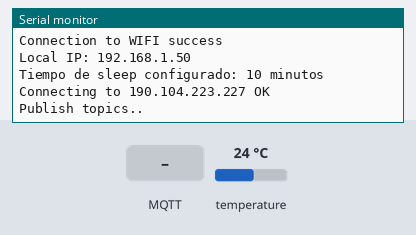
The program below on a simulated ESP8266 (NodeMCU). Shown: the last lines printed to the serial monitor. The inputs (shaded band) are chosen by the test bench; at power-on: temperature 24 °C. WiFi joins after 1.5 s; servers stay silent unless stated; EEPROM starts erased; no MQTT or app messages arrive unless stated.

Above: at 2.9 s.
3.0 s: MQTT message "1" arrives on the first subscribed topic
At 3.5 s:
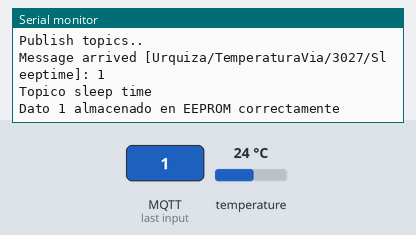
4.5 s: MQTT message "200" arrives on the first subscribed topic
At 5.5 s:
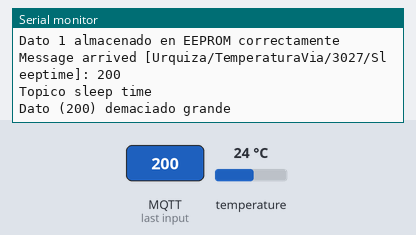
6.0 s: MQTT message "on" arrives on the first subscribed topic
At 6.8 s:
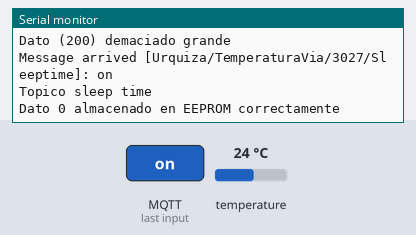
7.5 s: MQTT message "0" arrives on the first subscribed topic
At 8.7 s:
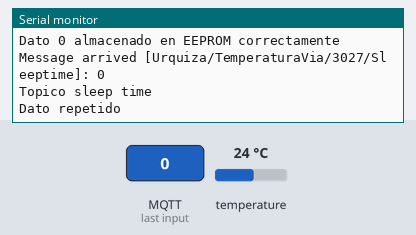
9.0 s: MQTT message "1" arrives on the second subscribed topic
At 10.1 s:
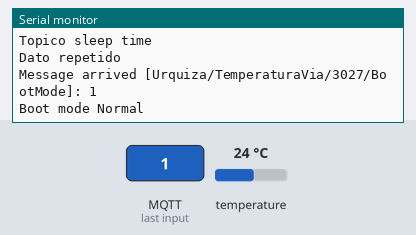
10.5 s: MQTT message "on" arrives on the second subscribed topic
At 11.2 s:
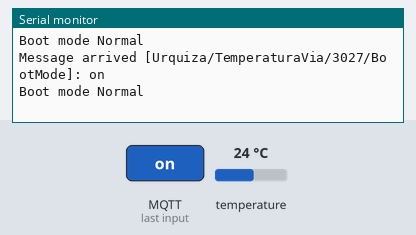

Measured:
- after the input at 3.0 s, the serial monitor: prints a new line at once (image 1)
- after the input at 4.5 s, the serial monitor: prints a new line at once (image 2)
- after the input at 6.0 s, the serial monitor: prints a new line at once (image 3)
- after the input at 7.5 s, the serial monitor: prints a new line at once (image 4)
- after the input at 9.0 s, the serial monitor: prints a new line at once (image 5)
- after the input at 10.5 s, the serial monitor: prints a new line at once (image 6)

The program:

main.cpp
```cpp
 /*
   Title: nodo iot
   brief: *
   rev: 1.51
   nota: -
   author: Luca Agostini
   */

#include <Arduino.h>
#include <ESP8266WiFi.h>
#include <PubSubClient.h>
#include <OneWire.h>
#include <SoftwareSerial.h>
#include <EEPROM.h>
#include <ESP8266WebServer.h>
#include <ESP8266mDNS.h>
#include <ESP8266HTTPUpdateServer.h>
#include <ESP8266HTTPClient.h>
#include <DallasTemperature.h>
#include <defines.h>
#include <prototypes.h>
#include <Arduino_JSON.h>

SoftwareSerial SerialAT(13, 15); // RX, TX
OneWire oneWire(ONE_WIRE_BUS);

DallasTemperature sensors(&oneWire);

//MQTT login
const char* broker = "190.104.223.227";
const uint16_t brokerPort = 27001;
//const char* broker = "10.128.2.137";
//const uint16_t brokerPort = 1883;

const char MQTT_clientID[] = SENSOR_NAME;
const char MQTT_user[] = "iot";
const char MQTT_passworld[] = "iotiot";

//WIFI login
const char* ssid = "IOT";
const char* password = "T3mp@tUr@...";
const char *code_ver = "1.5";

//Topicos
const char* mainTopic = SENSOR_AREA"/TemperaturaVia/" SENSOR_NAME "/MainData";
const char* topicSleepTime = SENSOR_AREA"/TemperaturaVia/" SENSOR_NAME "/Sleeptime";
const char* topicBootMode = SENSOR_AREA"/TemperaturaVia/" SENSOR_NAME "/BootMode";


WiFiClient WIFI_client;
PubSubClient mqtt;
ESP8266WebServer httpServer(80);
ESP8266HTTPUpdateServer httpUpdater;

//#ifndef USE_PANEL
//  ADC_MODE(ADC_VCC);
//#endif

//Variables globales . son configurables desde el programa.
long lastReconnectAttempt = 0;
long timer1 = 0;
uint16_t sleepTime = 10; //minuntos
uint16_t bootMode = 1;

template<typename T>
void mqttPublish(const char* topic, T data)
{
  const int memSize = 200;

  char mem[memSize];
  String(data).toCharArray(mem, memSize);
  mqtt.publish(topic, mem);
}

connectionType currentConnectionType = _wifi;

void setup() {

  EEPROM.begin(4096);
  initializeSerial();
  initializeNetwork(currentConnectionType);
  setSleepTime();
  initializeMQTT();
  //initializePins();

  if (mqttConnect()) {
    suscribeMQTT();
  }

  httpUpdater.setup(&httpServer);
  httpServer.begin();

  sensors.begin();


  timer1 = millis();

}

void suscribeMQTT()
{
  mqtt.subscribe(topicSleepTime);
  mqtt.subscribe(topicBootMode);
}

void setSleepTime()
{
  charByte eepromData;

  for (uint8_t i = 0; i < DATA_LENGTH ; i++)
  {
    eepromData.byteData[i] = EEPROM.read(EEPROM_ADDR_SLEEPTIME + i);
  }

  if (eepromData.uint16Data >= 1 && eepromData.uint16Data <= SLEEP_TIME_MAX)
  {
    sleepTime = eepromData.uint16Data;
  }

  Serial.print("\nTiempo de sleep configurado: ");
  Serial.print(sleepTime);
  Serial.print(" minutos\n");

}

void initializeSerial()
{
  // Set console baud rate
  Serial.begin(115200);
  delay(100);

  // Set GSM module baud rate
  SerialAT.begin(115200);
  delay(100);
}

void initializeNetwork(connectionType currentConnectionType)
{
  mqtt.setClient(WIFI_client);
  // We start by connecting to a WiFi network
  Serial.println();
  Serial.print("\nConnecting to ");
  Serial.println(ssid);

  WiFi.begin(ssid, password);
  Serial.println();

  if ( currentConnectionType == _wifi )
  {
    for (unsigned long start = millis(); millis() - start < CONNECTION_TIMEOUT; )
    {
      Serial.print(".");
      if (WiFi.status() == WL_CONNECTED)
      {
        Serial.print("\nConnection to WIFI success\n");
        Serial.print("Local IP: ");
        Serial.print(WiFi.localIP());
        return;
      }
      delay(500);
    }
    turnOffSystem();

  }
  else if ( currentConnectionType == _default )
  {
    for (unsigned long start = millis(); millis() - start < CONNECTION_TIMEOUT; )
    {
      Serial.print(".");
      if (WiFi.status() == WL_CONNECTED)
      {
        Serial.print("\nConnection success\n");
      }
      delay(500);
    }
    Serial.print("\nFailed to connect through wifi, trying to connect with gsm..\n");
    //connectThroughGSM();

  }

}

void initializeMQTT()
{
  // MQTT Broker setup
  mqtt.setServer(broker, brokerPort);
  mqtt.setCallback(mqttCallback);
}

bool mqttConnect()
{
  Serial.print("Connecting to ");
  Serial.print(broker);

  if (!mqtt.connect(MQTT_clientID, MQTT_user, MQTT_passworld))
  {
    Serial.println(" MQTT connection failed\n");

  }
  Serial.println(" OK");

  return mqtt.connected();
}

void checkMessages()
{
  if (mqtt.connected()) {
    mqtt.loop();
  }
  else {
    //mqttConnect();
  }

}

/*
   brief: Maquina de estados principal
*/
void execProgram()
{
  switch (bootMode)
  {
    case BOOT_MODE_NORMAL:
      execNormalMode();
      break;
    case BOOT_MODE_SERVER:
      execServerMode();
      break;
    default:
      execNormalMode();
      break;
  }
}

/*
   brief: Imp. de maquinas de estados
*/
void loop()
{
  checkMessages();
  execProgram();
}

/*
   brief: El programa se pone a la escucha de conexiones entrantes.
          Establece una conexion tcp/ip http
*/
void execServerMode()
{
  httpServer.handleClient();

  if (timer1 + BOOT_SERVER_TIMEOUT <= millis()) //si paso determinado tiempo, que se duerma
  {
    turnOffSystem();
  }
}

/*
   brief: El programa funciona en modo normal, se debe implementar:
 *        * Sensado de informacion externa
 *        * Pull de perisfericos (ej. : botones, pantalla etc.)
 *        * Publicacion de topicos (MQTT)
*/
void execNormalMode()
{
  static uint8_t isFirst = 1;

  if (mqtt.connected() && isFirst == 1)
  {
      publishTopics();
      isFirst = 0;
  }

  if (timer1 + BOOT_NORMAL_TIMEOUT <= millis()) //si paso determinado tiempo, que se duerma
  {

    turnOffSystem();
  }
}

/*
   brief: Ingreso a modo ahorro de energia
*/
void turnOffSystem()
{
#ifdef USE_PANEL
  Serial.print("\nTurning ESP to sleep mode for");
  Serial.print(sleepTime);
  Serial.print("minutes\n");
  ESP.deepSleep(sleepTime * 60e6);
#else
  Serial.print("\nBooting system..\n");
  ESP.restart();
#endif
}

/*
   brief: Callback de mensajes externos.
   nota: Prot. MQTT
*/
void mqttCallback(char* topic, byte * payload, unsigned int len)
{
  Serial.print("\nMessage arrived [");
  Serial.print(topic);
  Serial.print("]: ");
  Serial.write(payload, len);
  Serial.println();

  //TOPICO SLEEP
  if (strcmp(topicSleepTime, topic) == 0)
  {
    charByte data;

    Serial.print("\nTopico sleep time");

    for (uint8_t i = 0; i < len; i++)
    {
      if (*(payload + i) <= ANCII_0 && *(payload + i) >= ANCII_9) {
        Serial.print("Sintaxis de mensaje incorrecta (deben ser caracteres numericos)\n");
        return;
      }
    }

    data.uint16Data = atoi((char*)payload);

    if (data.uint16Data == sleepTime) {
      Serial.print("\nDato repetido\n");
    }
    else if (data.uint16Data > SLEEP_TIME_MAX) {
      Serial.print("\nDato (");
      Serial.print(data.uint16Data);
      Serial.print(") demaciado grande\n");
    }
    else
    {
      sleepTime = data.uint16Data;

      for (uint8_t i = 0; i < DATA_LENGTH; i++) {
        EEPROM.write(EEPROM_ADDR_SLEEPTIME + i, data.byteData[i]);
      }

      if (EEPROM.commit()) {
        Serial.print("\nDato ");
        Serial.print(data.uint16Data);
        Serial.print(" almacenado en EEPROM correctamente\n");
      }
    }

  }
  else if (strcmp(topicBootMode, topic) == 0)
  {
    if ( atoi((char*)payload) == BOOT_MODE_SERVER )
    {
      Serial.print("Boot mode Server\n");
      bootMode = BOOT_MODE_SERVER;
    }
    else
    {
      Serial.print("Boot mode Normal\n");
      bootMode = BOOT_MODE_NORMAL;
    }

    timer1 = millis();

  }

  delay(500);
  return;
}

/*
   brief: Publicacion de topicos
   nota: Implementa protocolo MQTT
*/
void publishTopics()
{

  JSONVar mqttMessage;
  JSONVar payload;

#ifdef USE_PANEL
  float voltage = analogRead(0)*4.101e-3;
#else
  float voltage = analogRead(0)*4.897e-3;
#endif
  Serial.print("Publish topics..\n");

  sensors.requestTemperatures();
  //mlx.readObjectTempC();
  //mlx.readAmbientTempC();

  payload["data"] = sensors.getTempCByIndex(0);
  payload["unit"] = "°C";
  payload["description"] = "Temp. de riel";

  mqttMessage["signalQuality"] = WiFi.RSSI();
  mqttMessage["localIP"] = WiFi.localIP().toString();
  mqttMessage["ID"] = SENSOR_NAME;
  mqttMessage["powerLevel"] = voltage;
  mqttMessage["payload"] = payload;

  mqttPublish<String>(mainTopic, JSON.stringify(mqttMessage));

  delay(500);
}

/*
String getPublicIP()
{
  String payload;

  HTTPClient http;

  http.begin("http://api.ipify.org");
  int httpCode = http.GET();

  if (httpCode > 0) {
    payload = http.getString();
    Serial.println("Public IP:");
    Serial.println(payload);
  }
  else {
    Serial.print("Connection to http failed\n");
  }

  http.end();

  return payload;
}
*/
```

defines.h
```cpp
/*
* brief: defines
*/


#define SENSOR_AREA "Urquiza"
#define SENSOR_NAME "3027"
//#define USE_PANEL // comentar si no usa panel

#define ONE_WIRE_BUS 2
#define CONNECTION_TIMEOUT 12000L

/*** Memmory MAP ***/
#define EEPROM_ADDR_SLEEPTIME 1
#define EEPROM_ADDR_BOOT MODE EEPROM_ADDR_SLEEPTIME+2

#define ANCII_0 47
#define ANCII_9 58

#define SLEEP_TIME_MAX 180

#define BOOT_MODE_SERVER 2
#define BOOT_MODE_NORMAL 1

#define BOOT_SERVER_TIMEOUT 120000


#ifdef USE_PANEL
  #define BOOT_NORMAL_TIMEOUT 0
#else
  #define BOOT_NORMAL_TIMEOUT 600000 //(ms) 10min
#endif

#define DATA_LENGTH 2

//#define KEEP_AWAKE 5 //PARA SENSOR. DETECTOR DE LLUVIA


typedef union charByte {
  uint16_t uint16Data;
  byte byteData[DATA_LENGTH];
};

enum connectionType
{
  _default, //wifi->gsm
  _wifi,    //force wifi
  _gprs     //force gsm/gprs
};
```

prototypes.h
```cpp
// Prototipos

void initializeSerial();
void turnOffSystem();
void initializeNetwork(connectionType currentConnectionType);
void setSleepTime();
bool mqttConnect();
void suscribeMQTT();
void execNormalMode();
void execServerMode();
void mqttCallback(char* topic, byte * payload, unsigned int len);
void initializeMQTT();
void publishTopics();
```
